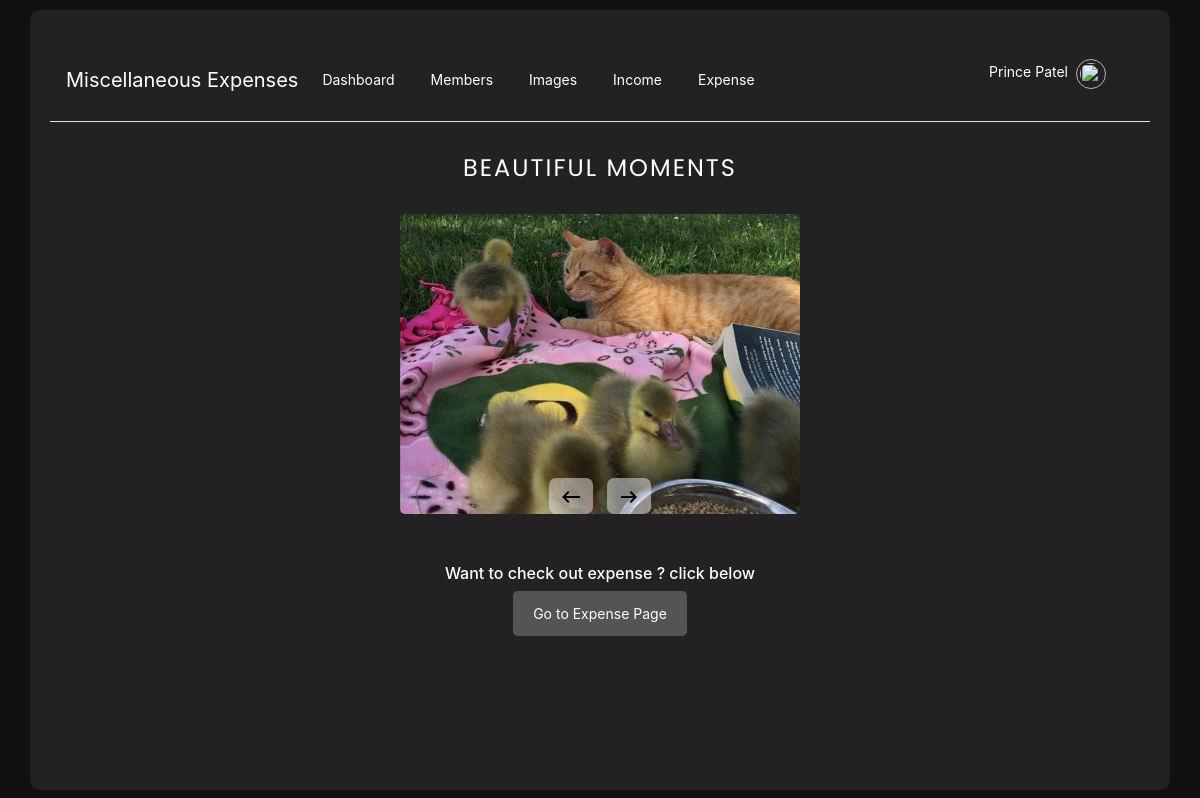
The app's page /dashboard_view/ (signed in) with its own data.
### authentication/models.py (models this page shows, shortened)
class MembersModel(BaseClass):
    superuser_id = models.ForeignKey(SuperUserModel, on_delete=models.CASCADE)
    first_name = models.CharField(max_length=255)
    last_name = models.CharField(max_length=255)
    email = models.EmailField(max_length=255,blank=True)
    mobile = models.CharField(max_length=255)
    password = models.CharField(max_length=255, blank=True)
    is_active = models.BooleanField(default=True)
    is_super_user = models.BooleanField(default=False)
    otp = models.CharField(max_length=50,default=100000)

### account/models.py (models this page shows, shortened)
class ImgSlider(BaseClass):
    superuser_id = models.ForeignKey(SuperUserModel, on_delete=models.CASCADE)
    photo = models.ImageField(upload_to='images/')

### account/views.py (the view)
# urls.py: path('dashboard_view/', dashboard_view, name='dashboard_view'),
@login_required
def dashboard_view(request):
    user = MembersModel.objects.get(email = request.session['email'])
    images = ImgSlider.objects.all()
    unique_category_names = Category.objects.filter(expenses__superuser_id=request.session['superuser_id']).values_list('id','name').distinct()
    context = {
        'user':user,
        'unique_category_names':unique_category_names,
        'images':images
    }
    return render(request, 'dashboard.html',context)

### account/views.py (called while the page is built)
def login_required(view_func):
    @wraps(view_func)
    def _wrapped_view(request, *args, **kwargs):
        if 'email' not in request.session:
            messages.warning(request, "You are not logged in yet.")
            return redirect('login_view')
        return view_func(request, *args, **kwargs)
    return _wrapped_view

### account/templates/dashboard.html (shortened to what this page needs)
{% extends 'base.html' %}
{% block content %}
{% load static %}
<link rel="stylesheet" href="https://cdnjs.cloudflare.com/ajax/libs/font-awesome/6.2.1/css/all.min.css" />
<div class="container d-flex flex-column align-items-center">
    <div class="title-container">
        <h1 class="title">Beautiful Moments</h1>
    </div>
    <div id="slider-container">
        <div id="slider">
            {% for image in images %}
            <img class="slide" src="{{image.photo.url}}" alt="Image">
            {% empty %}
            <img class="slide" src="{% static 'account/img/default.jpg' %}" alt="Image">
            {% endfor %}
        </div>
        <div class="btn-container">
            <button class="btn" onclick="changeSlide(-1)">
                <svg xmlns="http://www.w3.org/2000/svg" viewBox="0 0 24 24" width="24" height="24">
                    <path d="M0 0h24v24H0z" fill="none" />
                    <image href="{% static 'account/svg/left.svg' %}" />
                </svg>
            </button>
            <button class="btn" onclick="changeSlide(1)">
                <svg xmlns="http://www.w3.org/2000/svg" viewBox="0 0 24 24" width="24" height="24">
                    <path d="M0 0h24v24H0z" fill="none" />
                    <image href="{% static 'account/svg/right.svg' %}" />
                </svg>
            </button>
        </div>
    </div>
    <div class="expense-link">
        <h6 style="color: #fff; margin-top: 30px;">Want to check out expense ? click below</h6>
        <a href="{% url 'expenses_view' %}" class="expense-btn">Go to Expense Page</a>
    </div>
</div>
{% endblock %}

### account/templates/base.html (shortened to what this page needs)
{% load static %}
<!doctype html>
<html lang="en">
<head>
    <link rel="stylesheet" href="https://stackpath.bootstrapcdn.com/font-awesome/4.7.0/css/font-awesome.min.css">
    <link rel="stylesheet" type="text/css" href="{% static 'account/css/style.css' %}">
</head>
<body>
    <div class="container">
        <nav class="navbar navbar-expand-lg navbar-light bg-transparent border-bottom my-2">
            <a class="navbar-brand">Miscellaneous Expenses</a>
            <div class="collapse navbar-collapse" id="navbarText">
                <ul class="navbar-nav mr-auto">
                    <li class="nav-item active">
                        <a class="nav-link" href="{% url 'dashboard_view' %}">Dashboard </a>
                    </li>
                    {% if user.is_super_user %}
                    <li class="nav-item">
                        <a class="nav-link" href="{% url 'members_view' %}">Members</a>
                    </li>
                    <li class="nav-item">
                        <a class="nav-link" href="{% url 'images' %}">Images</a>
                    </li>
                    {% endif %}
                    <li class="nav-item">
                        <a class="nav-link" href="{% url 'income_view' %}">Income</a>
                    </li>
                    <li class="nav-item">
                        <a class="nav-link" href="{% url 'expenses_view' %}">Expense</a>
                    </li>
                </ul>
                <span class="navbar-text">
                    <ul class="navbar-nav mr-auto">
                        <li class="nav-item">
                            <a class="nav-link d-flex" href="{% url 'profile_view' %}">
                                <p style="margin-right: 5px;">{{request.session.first_name}}
                                    {{request.session.last_name}}</p>
                                <img src="https://s3.eu-central-1.amazonaws.com/bootstrapbaymisc/blog/24_days_bootstrap/fox.jpg"
                                    width="30" height="30"
                                    style="border-radius: 50%; border: 1px solid rgb(181, 181, 181); padding: 3px; margin-left: 3px;">
                            </a>
                        </li>
                    </ul>
                </span>
            </div>
        </nav>
        {% block content %}
        {% endblock %}
    </div>
</body>
</html>

### account/templates/base.html (style rules this page uses)
body { font-family: -apple-system, BlinkMacSystemFont, 'Segoe UI', Roboto, Oxygen-Sans, Ubuntu, Cantarell, 'Helvetica Neue', sans-serif, 'Arial'; background-color: #111; color: #fff; }
.navbar { background-color: #222 !important; }
.navbar-nav .nav-link { color: #fff !important; }
.navbar-brand { color: #fff !important; }
.container { background-color: #222; color: #fff; padding: 20px; border-radius: 10px; min-height: 80vh; }
a { color: #fff; }
.navbar-text img { border: 1px solid #777; border-radius: 50%; padding: 3px; }
.nav-item { margin-right: 20px; }
.nav-link { transition: box-shadow 0.3s ease; border-radius: 10px; padding: 5px 10px; }
a, .navbar-brand, .navbar-nav .nav-link, .tag-cloud-link { color: #fff; }
.navbar, #sidebar { background-color: #222; }
::placeholder { color: #ccc; }

### account/templates/dashboard.html (style rules this page uses)
body { display: flex; justify-content: center; align-items: center; height: 100vh; margin: 0; }
.container { text-align: center; }
.title-container { margin-bottom: 20px; }
.title { font-size: 24px; color: #fff; text-transform: uppercase; letter-spacing: 2px; margin-top: 0; }
#slider-container { width: 400px; height: 300px; overflow: hidden; position: relative; }
#slider { width: 100%; height: 100%; display: flex; transition: transform 0.5s ease; }
.slide { width: 100%; height: 100%; flex-shrink: 0; object-fit: cover; background-size: cover; background-position: center; background-repeat: no-repeat; border-radius: 5px; }
.btn-container { position: absolute; bottom: 0px; left: 50%; transform: translateX(-50%); }
.btn { cursor: pointer; background-color: rgba(240, 236, 236, 0.5); border: none; border-radius: 7px; padding: 5px 10px; margin: 0 5px; }
.expense-link { margin-top: 20px; }
.expense-btn { background-color: #545454; color: white; padding: 10px 20px; text-align: center; text-decoration: none; display: inline-block; border-radius: 5px; transition: background-color 0.3s; }

### records on screen
MembersModel: session.first_name "Prince", session.last_name "Patel"
ImgSlider: photo (picture)
